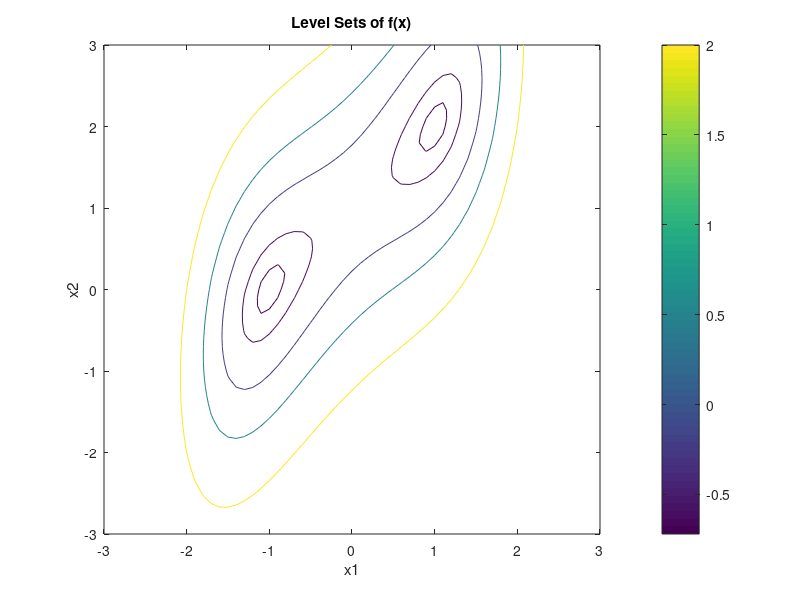

The MATLAB script that drew this image:
% Define the function for meshgrid
f_mesh = @(x1, x2) (x1.^4)/4 + (x2.^2)/2 - x1 .* x2 + x1 - x2;

% Create a meshgrid for plotting
[x1, x2] = meshgrid(-3:0.1:3, -3:0.1:3);

% Evaluate the function on the grid
z = f_mesh(x1, x2);

% Define the levels
levels = [-0.72, -0.6, -0.2, 0.5, 2];

% Plot the level sets
contour(x1, x2, z, levels);
xlabel('x1');
ylabel('x2');
title('Level Sets of f(x)');
colorbar;
